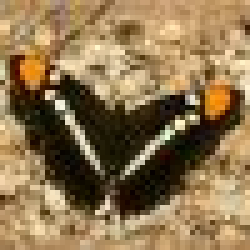
%> input picture california1.jpg, 50 x 50 px (shown 5 times larger)
$ octave main.m   (GNU Octave 9; MATLAB toolbox functions it lacks are replaced by stand-ins)
%> lines starting %> are read from the running program, lines starting %| are printed output that depends on the picture
% Khansa Maritza / 535220241
% Benny Dwiyanto / 535220012

clear; clc;

% Membaca data gambar dan diubah menjadi matriks double

% Kupu-kupu California Sister
california1=imread('california1.jpg');
%> california1 is the input picture: size 50x50x3 uint8; mean R, G, B 142.4, 116.9, 79.7
california1=double(california1);
%> california1: size 50x50x3 double
california2=imread('california2.jpg');
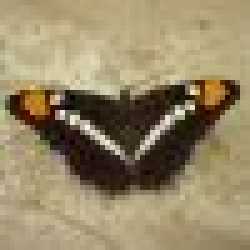
%> input picture california2.jpg, 50 x 50 px (shown 5 times larger)
%> california2 is the input picture: size 50x50x3 uint8; mean R, G, B 151.1, 136.4, 103.4
california2=double(california2);
%> california2: size 50x50x3 double
california3=imread('california3.jpg');
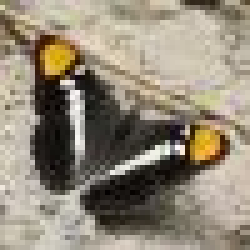
%> input picture california3.jpg, 50 x 50 px (shown 5 times larger)
%> california3 is the input picture: size 50x50x3 uint8; mean R, G, B 146.2, 136.6, 119.9
california3=double(california3);
%> california3: size 50x50x3 double
california4=imread('california4.jpg');
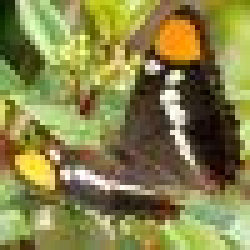
%> input picture california4.jpg, 50 x 50 px (shown 5 times larger)
%> california4 is the input picture: size 50x50x3 uint8; mean R, G, B 135, 131.4, 73.8
california4=double(california4);
%> california4: size 50x50x3 double
california5=imread('california5.jpg');
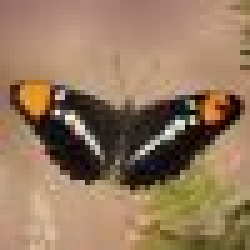
%> input picture california5.jpg, 50 x 50 px (shown 5 times larger)
%> california5 is the input picture: size 50x50x3 uint8; mean R, G, B 150, 121.8, 94.4
california5=double(california5);
%> california5: size 50x50x3 double
california6=imread('california6.jpg');
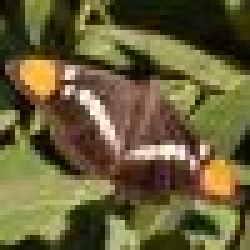
%> input picture california6.jpg, 50 x 50 px (shown 5 times larger)
%> california6 is the input picture: size 50x50x3 uint8; mean R, G, B 104.3, 95.2, 56.2
california6=double(california6);
%> california6: size 50x50x3 double
%> (the run ends here)
